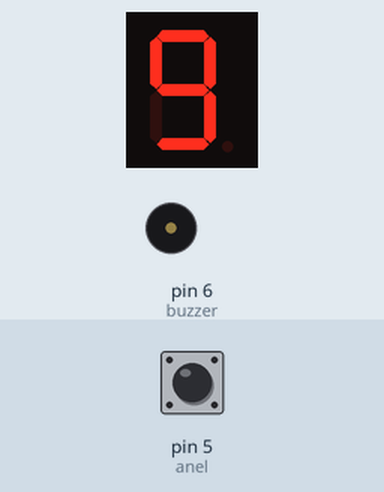
Recording of a sketch running on a simulated Arduino Uno, built with avr-gcc and run on an emulated ATmega328P. On the bench: 1-digit seven-segment display, buzzer (waves = sounding). Wiring (inferred from the names in the program): 1-digit 7-segment display, segments lit when HIGH: segments pin 12, pin 13, pin 9, pin 8, pin 7, pin 11, pin 10. Inputs (shaded band) come from the test bench; at power-on: pin 5 (anel) HIGH. The segment pins are drawn as the display they are named for.

Above: at 1.2 s.
1.3 s: pin 5 (anel) pulled LOW for 1 s
At 2.21 s:
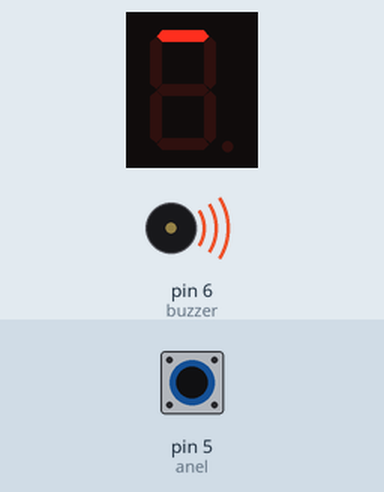
At 2.56 s:
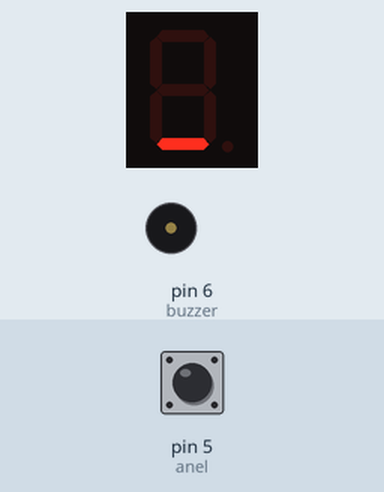
Timing chart, 0 to 8.9 s (numbered marks = the images above; inputs shaded):
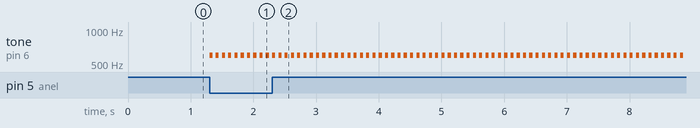

The sketch:

buzz_wire.ino
```cpp
int anel = 5;
int buzzer = 6;
int segE = 7;
int segD = 8;
int segC = 9;
int segB = 13;
int segA = 12;
int segF = 11;
int segG = 10;

int vidas = 9;

void setup()
{
  pinMode(anel, INPUT_PULLUP);
  pinMode(buzzer, OUTPUT);
  pinMode(segE, OUTPUT);
  pinMode(segD, OUTPUT);
  pinMode(segC, OUTPUT);
  pinMode(segB, OUTPUT);
  pinMode(segA, OUTPUT);
  pinMode(segF, OUTPUT);
  pinMode(segG, OUTPUT);

  //Apresenta inicia o jogo
  //mostrando 9 vidas no display
  acende(vidas);
}

void loop()
{
  if (vidas >= 1) {

    if (digitalRead(anel) == LOW) {
      beep();
      vidas--;
      acende(vidas);
    }
  }
  else {
    gameOver();
  }
}

void gameOver() {
  while (true) {
    apaga();
    digitalWrite(segA, HIGH);
    beep();
    apaga();
    digitalWrite(segB, HIGH);
    beep();
    apaga();
    digitalWrite(segC, HIGH);
    beep();
    apaga();
    digitalWrite(segD, HIGH);
    beep();
    apaga();
    digitalWrite(segE, HIGH);
    beep();
    apaga();
    digitalWrite(segF, HIGH);
    beep();
  }
}

void beep()
{
  tone(buzzer, 600);
  delay(50);
  noTone(buzzer);
  delay(50);
}

void apaga() {
  digitalWrite(segA, LOW);
  digitalWrite(segB, LOW);
  digitalWrite(segC, LOW);
  digitalWrite(segD, LOW);
  digitalWrite(segE, LOW);
  digitalWrite(segF, LOW);
  digitalWrite(segG, LOW);
}

void acende(int number) {
  switch (number) {
    case 0:
      digitalWrite(segA, HIGH);
      digitalWrite(segB, HIGH);
      digitalWrite(segC, HIGH);
      digitalWrite(segD, HIGH);
      digitalWrite(segE, HIGH);
      digitalWrite(segF, HIGH);
      digitalWrite(segG, LOW);
      break;
    case 1:
      digitalWrite(segA, LOW);
      digitalWrite(segB, HIGH);
      digitalWrite(segC, HIGH);
      digitalWrite(segD, LOW);
      digitalWrite(segE, LOW);
      digitalWrite(segF, LOW);
      digitalWrite(segG, LOW);
      break;
    case 2:
      digitalWrite(segA, HIGH);
      digitalWrite(segB, HIGH);
      digitalWrite(segC, LOW);
      digitalWrite(segD, HIGH);
      digitalWrite(segE, HIGH);
      digitalWrite(segF, LOW);
      digitalWrite(segG, HIGH);
      break;
    case 3:
      digitalWrite(segA, HIGH);
      digitalWrite(segB, HIGH);
      digitalWrite(segC, HIGH);
      digitalWrite(segD, HIGH);
      digitalWrite(segE, LOW);
      digitalWrite(segF, LOW);
      digitalWrite(segG, HIGH);
      break;
    case 4:
      digitalWrite(segA, LOW);
      digitalWrite(segB, HIGH);
      digitalWrite(segC, HIGH);
      digitalWrite(segD, LOW);
      digitalWrite(segE, LOW);
      digitalWrite(segF, HIGH);
      digitalWrite(segG, HIGH);
      break;
    case 5:
      digitalWrite(segA, HIGH);
      digitalWrite(segB, LOW);
      digitalWrite(segC, HIGH);
      digitalWrite(segD, HIGH);
      digitalWrite(segE, LOW);
      digitalWrite(segF, HIGH);
      digitalWrite(segG, HIGH);
      break;
    case 6:
      digitalWrite(segA, HIGH);
      digitalWrite(segB, LOW);
      digitalWrite(segC, HIGH);
      digitalWrite(segD, HIGH);
      digitalWrite(segE, HIGH);
      digitalWrite(segF, HIGH);
      digitalWrite(segG, HIGH);
      break;
    case 7:
      digitalWrite(segA, HIGH);
      digitalWrite(segB, HIGH);
      digitalWrite(segC, HIGH);
      digitalWrite(segD, LOW);
      digitalWrite(segE, LOW);
      digitalWrite(segF, LOW);
      digitalWrite(segG, LOW);
      break;
    case 8:
      digitalWrite(segA, HIGH);
      digitalWrite(segB, HIGH);
      digitalWrite(segC, HIGH);
      digitalWrite(segD, HIGH);
      digitalWrite(segE, HIGH);
      digitalWrite(segF, HIGH);
      digitalWrite(segG, HIGH);
      break;
    case 9:
      digitalWrite(segA, HIGH);
      digitalWrite(segB, HIGH);
      digitalWrite(segC, HIGH);
      digitalWrite(segD, HIGH);
      digitalWrite(segE, LOW);
      digitalWrite(segF, HIGH);
      digitalWrite(segG, HIGH);
      break;
    default:
      apaga();
      break;
  }
}
```

Measured:
- after the input at 1.3 s, tone on pin 6 (buzzer): alternates 600 Hz for 0.05 s and silent for 0.05 s, starting at once; the display: first changes after 0.10 s (image 1 shows a later state)
